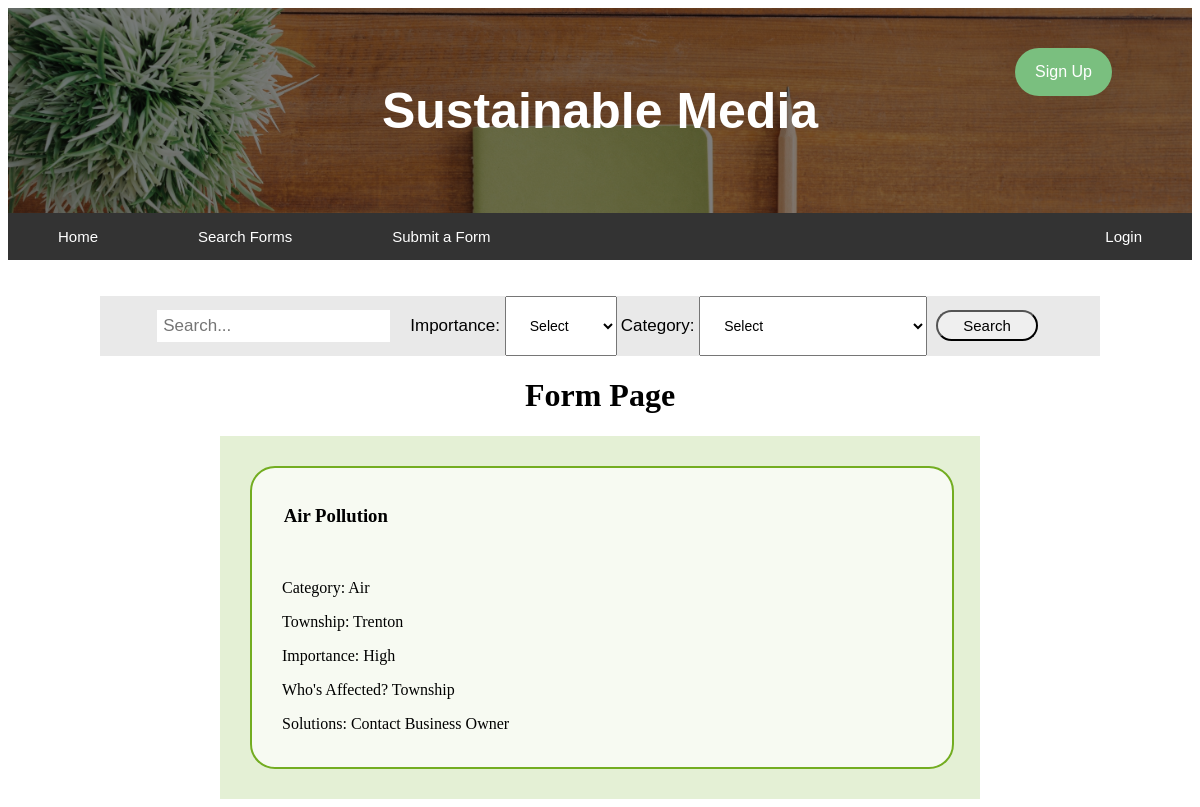
/code/formOpen.php?title=Air&sol=Contact Business Owner, run on the app's committed database.
### tables this page shows
CREATE TABLE `COMMUNITY_FORM` (
  `FormID` int(11) NOT NULL,
  `MemberID` int(11) NOT NULL,
  `Township` varchar(30) NOT NULL,
  `Category` varchar(50) NOT NULL,
  `Summary` varchar(250) NOT NULL,
  `Importance` varchar(10) NOT NULL,
  `Affected` varchar(50) NOT NULL,
  `Solutions` varchar(250) NOT NULL
);

### code/formOpen.php (the view, shortened to what this page needs)
<?php
include_once 'myphp_connect.php';
 ?>
 <!DOCTYPE html>
 <html>
 <head>
   <link rel ="stylesheet" type="text/css" href="css/style.css">
 </head>
 <body>
   <div class ="bg-image">
   <div class = "main_header" >
     <h1> Sustainable Media </h1>
     <form action="signupPage.php">
       <div class = "btnstyle">
       <button class = "affect" type = "submit" > Sign Up </button>
     </div>
     </form>
   </div>
 </div>
   <div class="navbar">
     <a href="homePage.php">Home</a>
     <a href="searchFormPage.php">Search Forms</a>
     <a href="submitAform.php">Submit a Form</a>
     <a href="login.php" class="right">Login</a>
</div>
<br> <br>
  <div class = "search-form">
  <form action = "search.php" method="POST">
    <input type="text" name="search" placeholder="Search...">
    <label> Importance: </label>
    <select name = "importance">
      <option value=""> Select </option>
    </select>
    <label> Category: </label>
    <select name = "category">
      <option value=""> Select </option>
    </select>
    <button style = "font-size: 15px" type = "submit" name="submit-search">Search </button>
  </form>
</div>
  <h1 style = "text-align:center" > Form Page </h1>
  <div class = "commForm-container">
    <?php
      $title = mysqli_real_escape_string($conn, $_GET['title']);
      $sol = mysqli_real_escape_string($conn, $_GET['sol']);
      $sql = "SELECT * FROM COMMUNITY_FORM WHERE Category = '$title' AND Solutions = '$sol'";
      $result = mysqli_query($conn,$sql);
      $queryResult = mysqli_num_rows($result);
        if($queryResult > 0){
          while ($row = mysqli_fetch_assoc($result)){
            echo " <div class = 'commForm-box2'>
                <br>
                <h3> ".$row['Summary']."</h3>
                <br>
                 <p> Category: ".$row['Category']."</p>
                    <p> Township:  ".$row['Township']."</p>
                      <p> Importance: ".$row['Importance']."</p>
                        <p> Who's Affected? ".$row['Affected']."</p>
                          <p> Solutions: ".$row['Solutions']."</p>
                          <br>
          </div>";
                }
            }
    ?>
  </div>
</body>
</html>

### code/css/style.css (style rules this page uses)
.main_header { padding: 40px; text-align: center; color: white; font-family: Arial, Helvetica, sans-serif; font-size: 25px; }
.bg-image { background-image: linear-gradient(rgba(0, 0, 0, 0.5), rgba(0, 0, 0, 0.5)), url("/DBproject/notebook.jpg"); height: 50%; background-position: center; background-repeat: no-repeat; background-size: cover; position: relative; }
.navbar { overflow: hidden; background-color: #333; }
.navbar a { float: left; display: block; color: white; text-align: center; padding: 15px 50px; text-decoration: none; font-family: Arial, Helvetica, sans-serif; font-size: 15px; }
.navbar a.right { float: right; }
.search-form { margin:auto; width: 1000px; background-color: #e9e9e9; text-align: center; }
.search-form input[type=text] { padding: 6px; margin-top: 10px; margin-right: 16px; margin-bottom: 10px; border: black; font-size: 17px; font-family: Arial, Helvetica, sans-serif; }
.search-form label { font-size: 17px; font-family: Arial, Helvetica, sans-serif }
.search-form button[type=submit] { padding:5px 25px; cursor: pointer; margin: 5px; border-radius: 25px; }
.search-form select { padding: 20px; font-size: 14px; font-family: Arial, Helvetica, sans-serif; cursor: pointer; }
.commForm-box2 { display: block; border: 2px solid #73AD21; border-radius: 25px; background-color: rgba(255, 255, 255, 0.7); width: 100%; cursor: pointer; }
.commForm-box2 p { margin-left: auto; margin-right: auto; width: 40em; cursor: pointer; }
.commForm-box2 h3 { margin-left: auto; margin-right: auto; width: 34em; }
.commForm-container { width: 700px; background-color: #e4f0d5; margin:auto; padding: 30px; }
.btnstyle button { border-radius: 25px; background-color: #7abf7f; border: none; color: white; padding: 15px 20px; text-align: center; text-decoration: none; display: inline-flex; top: 40px; right: 80px; font-size: 16px; position: absolute; cursor: pointer; transition-duration: 0.4s; }

### data on the page
community_form: Summary "Air Pollution", Category "Air", Township "Trenton", Importance "High", Affected "Township", Solutions "Contact Business Owner"
